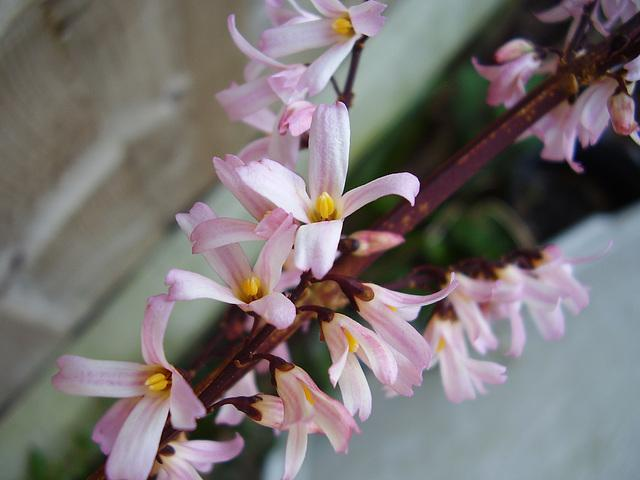
#> input picture python-code/opengl-learning/resources/images/f2.jpg, 640 x 480 px, found by its file name
$ jupyter execute '25-投影峰谷查找.ipynb'   (shell and % lines are left out)   (older library calls are emulated)
#> lines starting #> are read from the running program, lines starting #| are printed output that depends on the picture; after the words box and inside, x2 and y2 are one past the last pixel; in counts of white or black regions, pixels touching at a corner belong together
# 投影峰谷查找

[cell 1]
import matplotlib.pyplot as plt
import cv2
import numpy as np

[cell 2]
src = cv2.imread('../datas/f2.jpg')
#> src is the input picture: shape (480, 640, 3); mean B, G, R 114.3, 114.2, 120.8
rgb = cv2.cvtColor(src,cv2.COLOR_BGR2RGB)
gray = cv2.cvtColor(src,cv2.COLOR_BGR2GRAY)
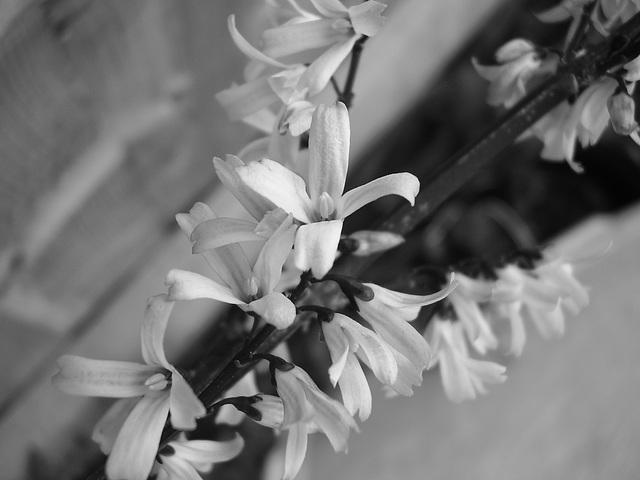
#> gray: shape (480, 640); min 2, max 251, mean 116.2

[cell 3]
def find_peak(src):
    rows,cols = src.shape[0],src.shape[1]
#> rows = 480; cols = 640
    res = src.copy()
    thresh = 100
    max_val = 255
    _,src_thresh = cv2.threshold(src,thresh,max_val,cv2.THRESH_BINARY)
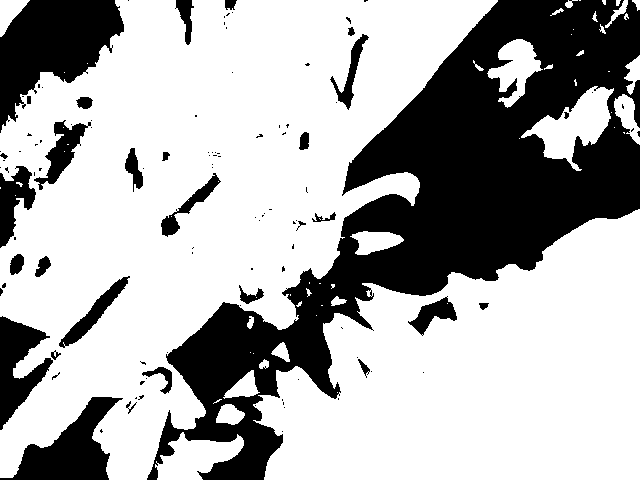
#> src_thresh: shape (480, 640); 67.9% white; 112 black regions (82 under 20 px), largest, box (x1, y1, x2, y2) and area: (147, 0, 640, 480) 73071, (0, 0, 124, 133) 8923, (0, 397, 123, 480) 4442
    # 注意保持数据类型一致
    srcf = src_thresh.astype(np.float32)
    vec = cv2.reduce(srcf,0, cv2.REDUCE_SUM, dtype=cv2.CV_32FC1)
    tempvec = np.zeros_like(vec)
    # 遍历求差分符号函数
    for i in range(vec.shape[0]):
        for j in range(1,vec.shape[1]-1):
            if vec[i,j + 1] - vec[i,j] > 0:
                tempvec[i,j] = 1
            elif tempvec[i,j + 1] - vec[i,j] < 0:
                tempvec[i,j] = -1
            else:
                tempvec[i,j] = 0
    # 对符号函数遍历
    for i in range(tempvec.shape[0]):
        for j in range(tempvec.shape[1] - 1,0,-1):
            if tempvec[i,j] == 0 and j == tempvec.shape[1] - 1:
                tempvec[i,j] = 1
            elif tempvec[i,j] == 0:
                if tempvec[i,j + 1] >= 0:
                    tempvec[i,j] = 1
                else:
                    tempvec[i,j] = -1
    # 波峰判断输出
    resultvec = []
    for i in range(tempvec.shape[0]):
        for j in range(tempvec.shape[1]-1):
            if tempvec[i,j+1] - tempvec[i,j] == -2:
                resultvec.append(j+1)
#> after the loop, resultvec = 94 values from 3 to 637
    # 输出波峰位置
    for i in range(len(resultvec)):
        for ii in range(rows):
            res[ii,resultvec[i]] = 255
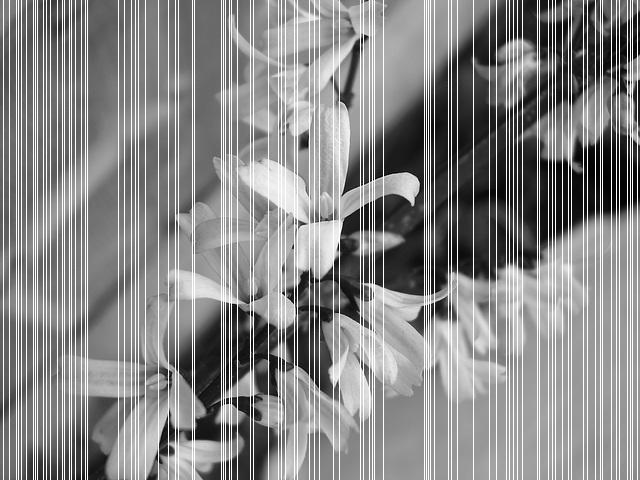
#> res: shape (480, 640); 14.69% of pixels changed, all inside (x1, y1, x2, y2) = (3, 0, 638, 480)
    return res

[cell 4]
def calcAndDrawHist(image, color):
#> called with color = (255, 0, 0)
    hist= cv2.calcHist([image], [0], None, [256], [0.0,255.0])
#> hist = 256 values, max 5435 at index 152, min 0 at index 0, mean 1200
    minVal, maxVal, minLoc, maxLoc = cv2.minMaxLoc(hist)
#> minVal = 0; maxVal = 5435; minLoc = (0, 0); maxLoc = (0, 152)
    histImg = np.zeros([256,256,3], np.uint8)
    hpt = int(0.9* 256);

    for h in range(256):
        intensity = int(hist[h]*hpt/maxVal)
        cv2.line(histImg,(h,256), (h,256-intensity), color)
#> this loop made 256 passes
#> intensity on passes 1 to 3: 0, 0, 0
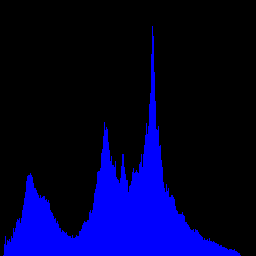
#> histImg: shape (256, 256, 3); mean of channels 0, 1, 2 50.1, 0, 0; drawn as B, G, R

    return histImg;

[cell 5]
dst = find_peak(gray)
hist = calcAndDrawHist(gray,(255,0,0))

[cell 6]
plt.subplot(121)
plt.imshow(dst,'gray')
plt.title('Find peak result')
plt.subplot(122)
plt.imshow(hist)
plt.title('Histogram')

$ run again, with python-code/opengl-learning/resources/images/f1.jpg copied over python-code/opengl-learning/resources/images/f2.jpg
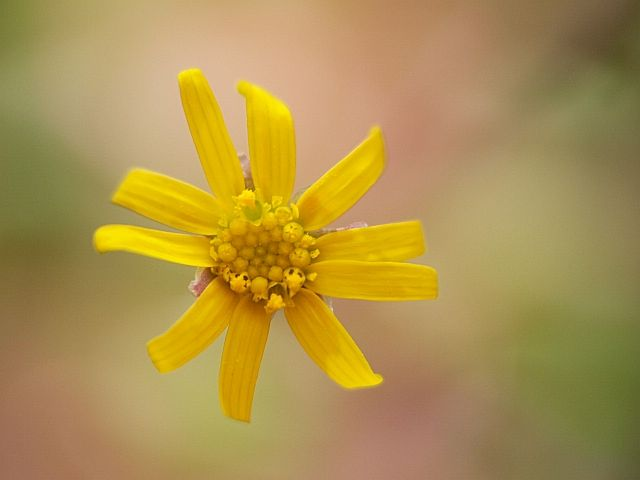
#> input picture python-code/opengl-learning/resources/images/f1.jpg, 640 x 480 px, found by its file name
#> src is the input picture: shape (480, 640, 3); mean B, G, R 78.8, 145.8, 173.2
#> src_thresh: shape (480, 640); 96.9% white; 71 black regions (57 under 20 px), largest, box (x1, y1, x2, y2) and area: (564, 0, 640, 96) 4970, (611, 364, 640, 480) 2366, (0, 238, 40, 264) 699
#> after the loop in find_peak, `for i in range(len(resultvec)):`:
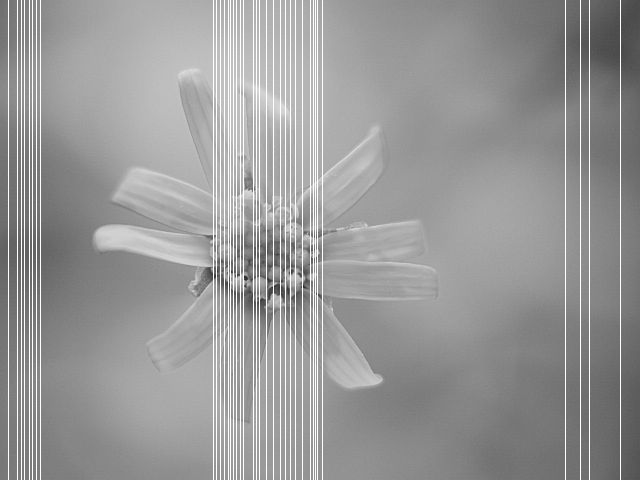
#> res: shape (480, 640); min 41, max 255, mean 152.5
#> hist = 256 values, max 7005 at index 154, min 0 at index 0, mean 1200
#> minVal = 0; maxVal = 7005; minLoc = (0, 0); maxLoc = (0, 154)
#> after the loop in calcAndDrawHist, `for h in range(256):`:
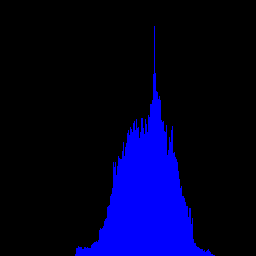
#> histImg: shape (256, 256, 3); mean of channels 0, 1, 2 38.9, 0, 0; drawn as B, G, R

$ run again, with python-code/opengl-learning/resources/images/f3.jpg copied over python-code/opengl-learning/resources/images/f2.jpg
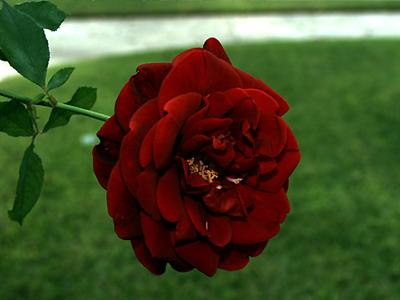
#> input picture python-code/opengl-learning/resources/images/f3.jpg, 400 x 300 px, found by its file name
#> src is the input picture: shape (300, 400, 3); mean B, G, R 41.2, 78.6, 72.4
#> src_thresh: shape (300, 400); 14.3% white; 81 white regions (67 under 20 px), largest, box (x1, y1, x2, y2) and area: (43, 10, 400, 91) 13406, (160, 0, 400, 10) 1594, (0, 60, 45, 99) 741
#> after the loop in find_peak, `for i in range(len(resultvec)):`:
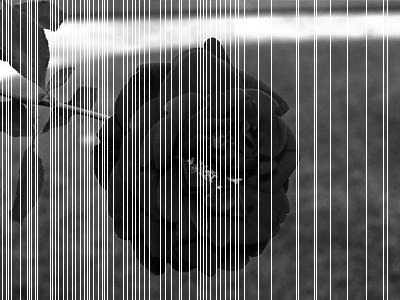
#> res: shape (300, 400); min 0, max 255, mean 101.9
#> hist = 256 values, max 1707 at index 65, min 0 at index 255, mean 468.2
#> minVal = 0; maxVal = 1707; minLoc = (0, 255); maxLoc = (0, 65)
#> the loop in calcAndDrawHist, `for h in range(256):` made 256 passes
#> intensity on passes 1 to 3: 4, 22, 37
#> after the loop in calcAndDrawHist, `for h in range(256):`:
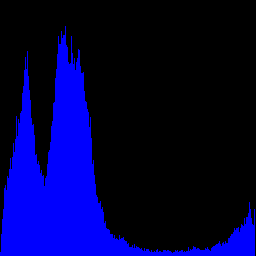
#> histImg: shape (256, 256, 3); mean of channels 0, 1, 2 62.3, 0, 0; drawn as B, G, R

$ run again, with python-code/opengl-learning/resources/images/f4.jpg copied over python-code/opengl-learning/resources/images/f2.jpg
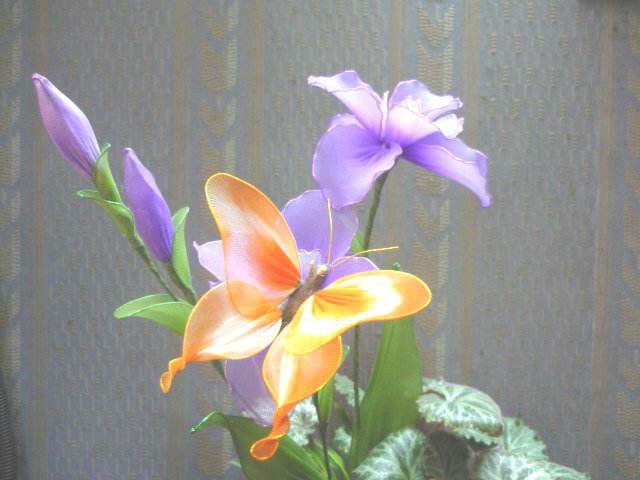
#> input picture python-code/opengl-learning/resources/images/f4.jpg, 640 x 480 px, found by its file name
#> src is the input picture: shape (480, 640, 3); mean B, G, R 142.8, 147.8, 150.1
#> src_thresh: shape (480, 640); 97.9% white; 120 black regions (98 under 20 px), largest, box (x1, y1, x2, y2) and area: (0, 367, 30, 480) 2016, (415, 418, 489, 480) 1915, (265, 453, 312, 480) 651
#> after the loop in find_peak, `for i in range(len(resultvec)):`:
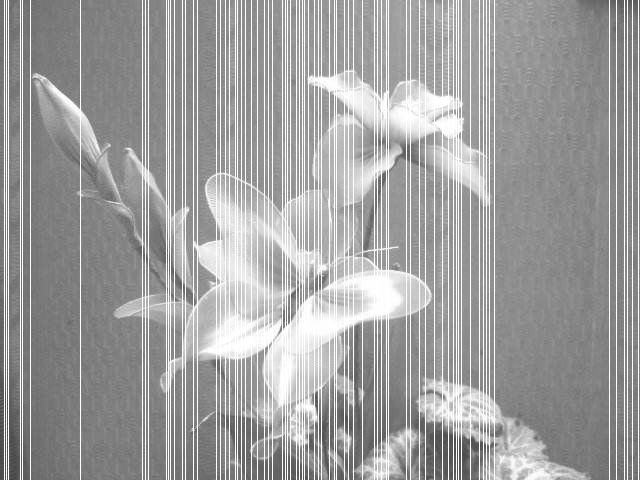
#> res: shape (480, 640); min 66, max 255, mean 160.2
#> hist = 256 values, max 6923 at index 132, min 0 at index 0, mean 1199.5
#> minVal = 0; maxVal = 6923; minLoc = (0, 0); maxLoc = (0, 132)
#> after the loop in calcAndDrawHist, `for h in range(256):`:
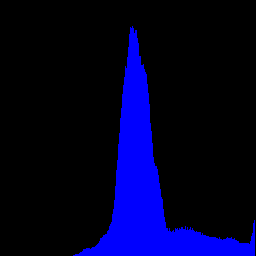
#> histImg: shape (256, 256, 3); mean of channels 0, 1, 2 39.4, 0, 0; drawn as B, G, R
